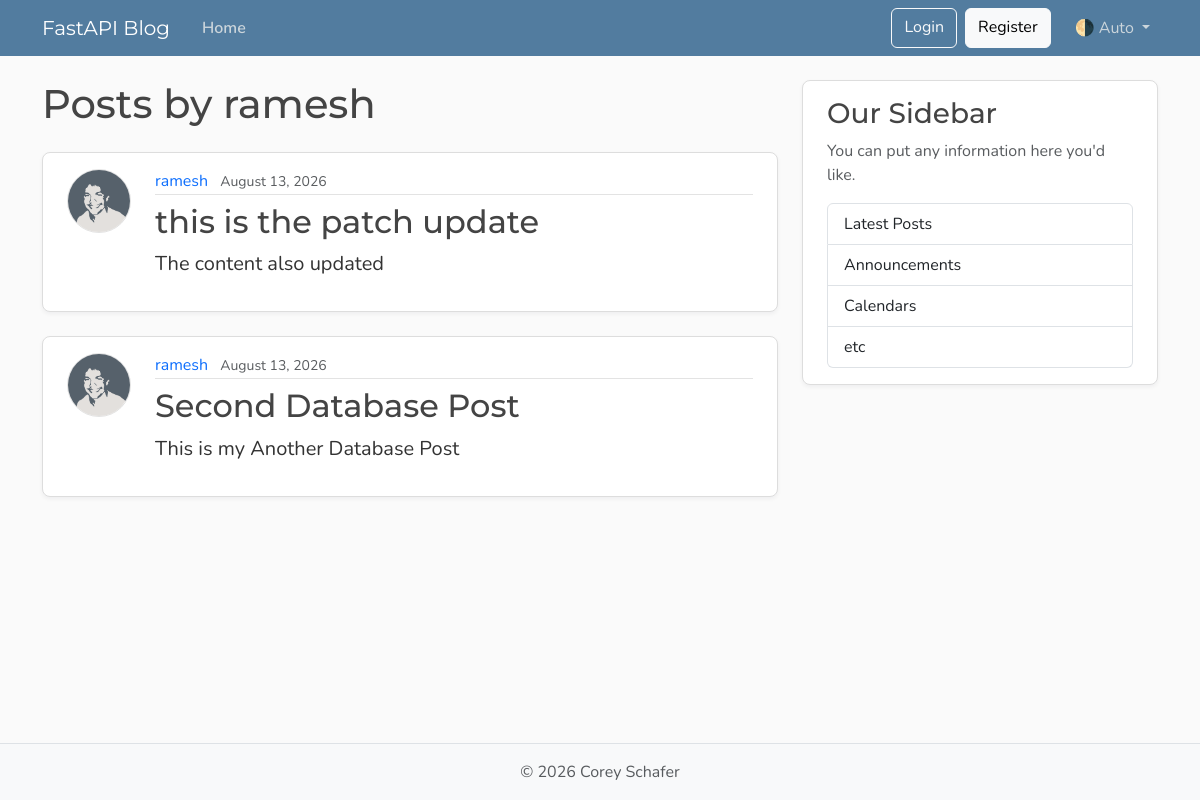
Before: /users/1/posts with the older database file.
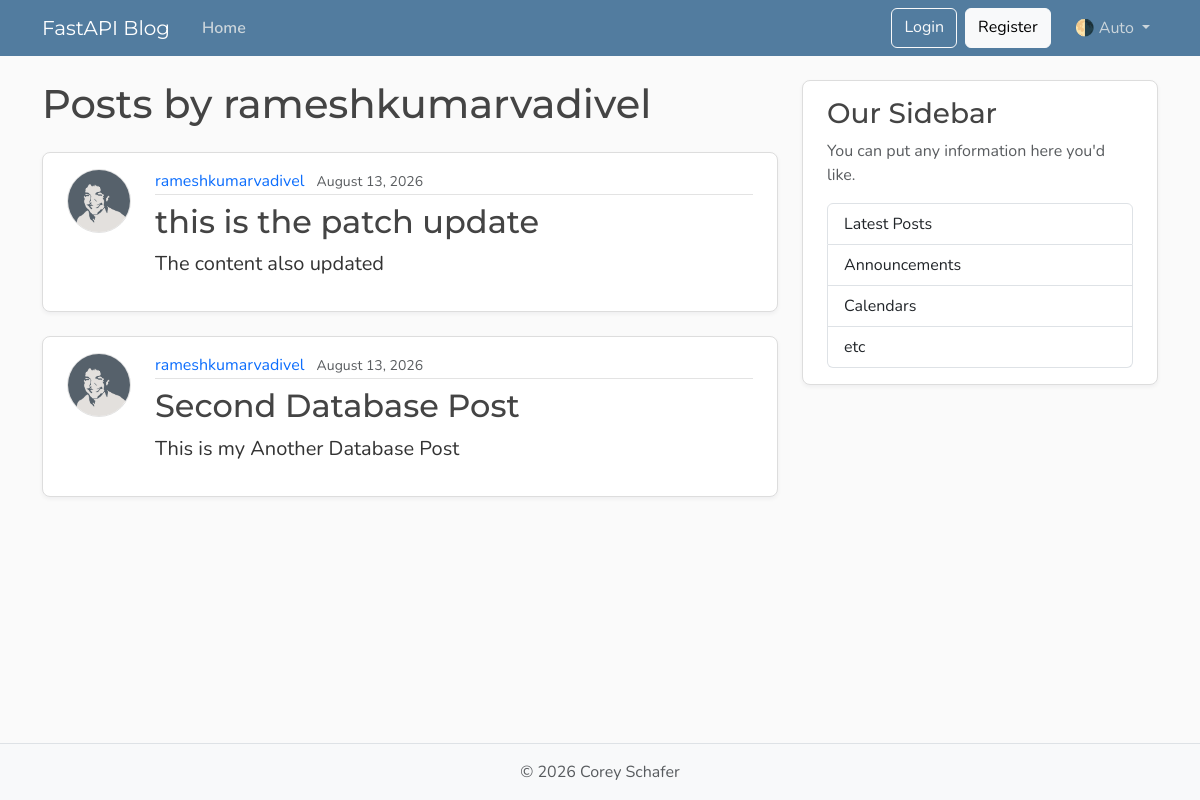
After: the same page with the newer database file.
### models.py (models this page shows, shortened)
class User(Base):
    __tablename__ = "users"
    id: Mapped[int] = mapped_column(Integer, primary_key=True, index=True)
    username: Mapped[str] = mapped_column(String(50), unique=True, nullable=False)
    email: Mapped[str] = mapped_column(String(120), unique=True, nullable=False)
    image_file:  Mapped[Optional[str]] = mapped_column(
        String(200),
        nullable=True,
        default=None,
    )
    posts: Mapped[List[Post]] = relationship(back_populates="author", cascade="all, delete-orphan", )

class Post(Base):
    __tablename__ = "posts"
    id: Mapped[int] = mapped_column(Integer, primary_key=True, index=True)
    title: Mapped[str] = mapped_column(String(100), nullable=False)
    content: Mapped[str] = mapped_column(Text, nullable=False)
    user_id: Mapped[int] = mapped_column(
        ForeignKey("users.id"),
        nullable=False,
        index=True,
    )
    date_posted: Mapped[datetime] = mapped_column(
        DateTime(timezone=True),
        default=lambda: datetime.now(timezone.utc),
    )
    author: Mapped[User] = relationship(back_populates="posts")

### main.py (the view)
@app.get("/users/{user_id}/posts", include_in_schema=False, name="user_posts")
async def user_posts_page(
    request: Request,
    user_id: int,
    db: Annotated[AsyncSession, Depends(get_db)],
):
    result = await db.execute(select(models.User).where(models.User.id == user_id))
    user = result.scalars().first()
    if not user:
        raise HTTPException(
            status_code=status.HTTP_404_NOT_FOUND,
            detail="User not found",
        )
    result = await db.execute(
        select(models.Post)
        .options(selectinload(models.Post.author))
        .where(models.Post.user_id == user_id),
    )
    posts = result.scalars().all()
    return templates.TemplateResponse(
        request,
        "user_posts.html",
        {"posts": posts, "user": user, "title": f"{user.username}'s Posts"},
    )

### templates/user_posts.html
{% extends "layout.html" %}
{% block content %}
  <h1 class="mb-4">Posts by {{ user.username }}</h1>
  {% for post in posts %}
    <article class="content-section py-3 px-4 mb-4">
      <div class="d-flex align-items-start gap-4">
        <img class="rounded-circle article-img flex-shrink-0"
             src="{{ post.author.image_path }}"
             alt="{{ post.author.username }}'s profile picture"
             width="64"
             height="64"
             loading="lazy">
        <div class="flex-grow-1">
          <div class="article-metadata mb-2">
            <a class="me-2"
               href="{{ url_for('user_posts', user_id=post.author.id) }}">{{ post.author.username }}</a>
            <small class="text-body-secondary">{{ post.date_posted.strftime("%B %d, %Y") }}</small>
          </div>
          <h2>
            <a class="article-title"
               href="{{ url_for('post_page', post_id=post.id) }}">{{ post.title }}</a>
          </h2>
          <p class="article-content">{{ post.content }}</p>
        </div>
      </div>
    </article>
  {% else %}
    <p class="text-body-secondary">No posts by this user yet.</p>
  {% endfor %}
{% endblock content %}

### templates/layout.html (shortened to what this page needs)
<!DOCTYPE html>
<html lang="en">
  <head>
    <link href="https://cdn.jsdelivr.net/npm/bootstrap@5.3.8/dist/css/bootstrap.min.css"
          rel="stylesheet"
>
     <link rel="stylesheet" type="text/css" href="{{ url_for('static', path='/css/main.css') }}">
  </head>
  <body class="d-flex flex-column min-vh-100">
    <header class="site-header">
      <nav class="navbar navbar-expand-md bg-steel fixed-top"
           data-bs-theme="dark">
        <div class="container">
          <a class="navbar-brand me-4" href="{{ url_for('home')  }}">FastAPI Blog</a>
          <div class="collapse navbar-collapse" id="navbarToggle">
            <div class="navbar-nav me-auto">
              <a class="nav-link active" aria-current="page" href="{{ url_for('home') }}">Home</a>
            </div>
            <div class="navbar-nav">
              <a class="btn btn-outline-light mb-2 mb-md-0 me-md-2" href="#">Login</a>
              <a class="btn btn-light mb-2 mb-md-0 me-md-3" href="#">Register</a>
              <div class="nav-item dropdown">
                <a class="nav-link dropdown-toggle"
                   href="#"
                   role="button"
                   id="bd-theme"
                   data-bs-toggle="dropdown"
                   aria-expanded="false">
                  <span id="bd-theme-text">🌗 Auto</span>
                </a>
              </div>
            </div>
          </div>
        </div>
      </nav>
    </header>
    <main role="main" class="container">
      <div class="row">
        <div class="col-md-8">
          {% block content %}
          {% endblock content %}
        </div>
        <aside class="col-md-4">
          <div class="content-section py-3 px-4 mb-4">
            <h3>Our Sidebar</h3>
            <p class="text-body-secondary">You can put any information here you'd like.</p>
            <ul class="list-group">
              <li class="list-group-item">Latest Posts</li>
              <li class="list-group-item">Announcements</li>
              <li class="list-group-item">Calendars</li>
              <li class="list-group-item">etc</li>
            </ul>
          </div>
        </aside>
      </div>
    </main>
    <footer class="mt-auto py-3 bg-body-tertiary border-top">
      <div class="container text-center">
        <p class="text-body-secondary mb-0">
          © <span id="year"></span> Corey Schafer
        </p>
      </div>
    </footer>
  </body>
</html>

### static/css/main.css (style rules this page uses)
:root { --font-heading: "Montserrat", system-ui, -apple-system, BlinkMacSystemFont, sans-serif; --font-body: "Nunito", system-ui, -apple-system, BlinkMacSystemFont, sans-serif; --color-bg-body: #fafafa; --color-bg-content: #ffffff; --color-text-primary: #333333; --color-text-heading: #444444; --color-steel: #527c9f; --color-nav-link: #cbd5db; --color-nav-link-hover: #ffffff; --color-link-hover: #428bca; --color-border: #dddddd; --color-border-light: #e3e3e3; --spacing-xl: 5rem; --article-img-size: 4rem; --account-img-size: 7.813rem; }
body { font-family: var(--font-body); background: var(--color-bg-body); color: var(--color-text-primary); }
main { padding-top: var(--spacing-xl); }
h1, h2, h3, h4, h5, h6 { font-family: var(--font-heading); color: var(--color-text-heading); }
.navbar-brand { font-family: var(--font-heading); }
a { text-decoration: none; }
.bg-steel { background-color: var(--color-steel); }
.site-header .navbar-nav .nav-link { color: var(--color-nav-link); transition: color 0.2s ease-in-out; }
.site-header .navbar-nav .nav-link.active { font-weight: 600; }
.content-section { background: var(--color-bg-content); border: 1px solid var(--color-border); border-radius: 0.5rem; box-shadow: 0 2px 4px rgba(15, 23, 42, 0.05); transition: box-shadow 0.15s ease, transform 0.15s ease, border-color 0.15s ease; }
.article-title { color: var(--color-text-heading); transition: color 0.2s ease-in-out; }
.article-content { white-space: pre-line; font-size: 1.25rem; }
.article-img { height: var(--article-img-size); width: var(--article-img-size); flex-shrink: 0; object-fit: cover; border: 1px solid var(--color-border-light); box-shadow: 0 0 0 2px var(--color-bg-content); }
.article-metadata { padding-bottom: 0.063rem; border-bottom: 1px solid var(--color-border-light); }
.article-metadata a { transition: color 0.2s ease-in-out; }
[data-bs-theme="dark"] { --color-bg-body: #1a1a1a; --color-bg-content: #2d2d2d; --color-text-primary: #e0e0e0; --color-text-heading: #f0f0f0; --color-border: #404040; --color-border-light: #4a4a4a; }

Changed rows visible on the page:
changed User: username "ramesh" → "rameshkumarvadivel"
changed through a linked row, Post "this is the patch update": author.username "ramesh" → "rameshkumarvadivel"
changed through a linked row, Post "Second Database Post": author.username "ramesh" → "rameshkumarvadivel"
